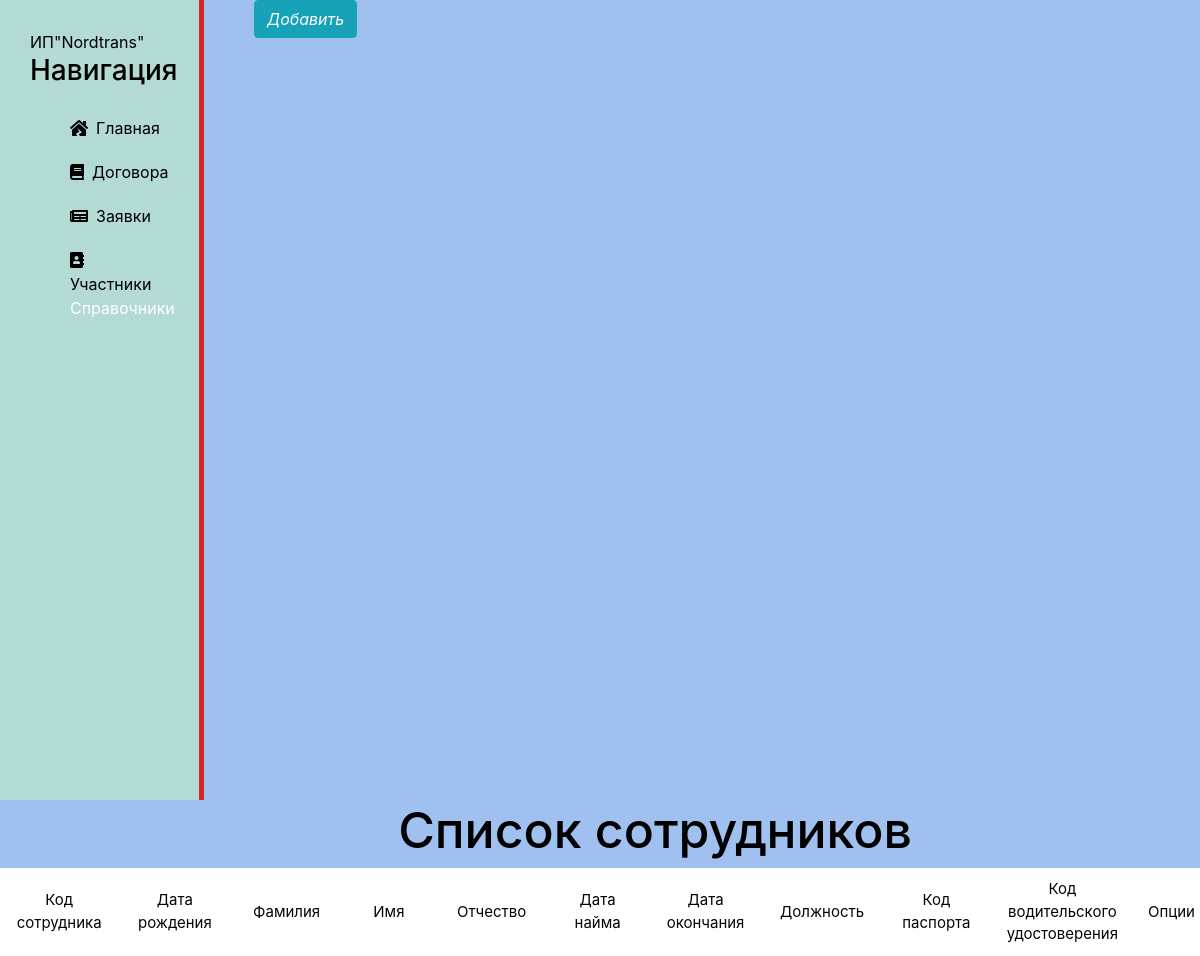
The app's page /gruzi/sprsotr, older data.
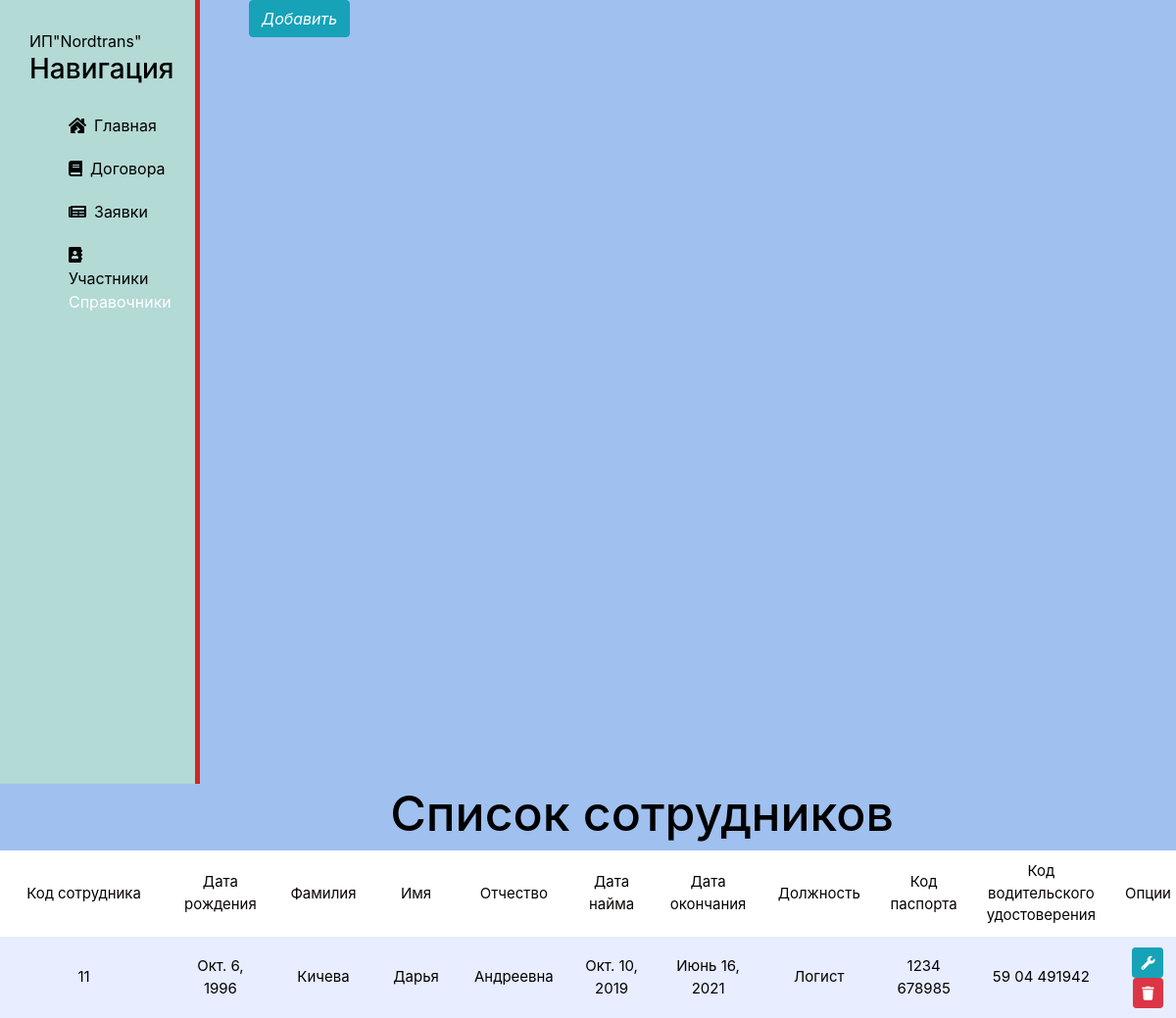
The same page, newer data.
### gruzi/models.py (models this page shows, shortened)
class SprSotr(models.Model):
    kod_sotr = models.CharField('Код сотрудника', max_length=100)
    daterogd = models.DateField()
    fam = models.CharField(max_length=50)
    name = models.CharField(max_length=50)
    otch = models.CharField(max_length=50)
    datenaim = models.DateField()
    dateokonch = models.DateField(null=True)
    dolgn = models.CharField(max_length=50)
    pasport = models.CharField(max_length=50)
    vodud = models.CharField(max_length=50)
    class Meta:
        verbose_name = 'Сотрудник'
        verbose_name_plural = 'Сотрудники'

### gruzi/views.py (the view)
# urls.py: path('sprsotr', views.sprsotr, name='sprsotr'),
def sprsotr(request):
    gruzi = SprSotr.objects.all()
    return render(request, 'gruzi/sprsotr.html', {'gruzi': gruzi})

### gruzi/templates/gruzi/sprsotr.html (shortened to what this page needs)
{% extends 'main/layout.html' %}
{% block content %}
<div style='float:left; font-size: 15px' class="features">
    <h1>Список сотрудников</h1>
    <table id="table_id" class="display">
        <thead>
        <tr>
            <th scope="col">Код сотрудника</th>
            <th scope="col">Дата рождения</th>
            <th scope="col">Фамилия</th>
            <th scope="col">Имя</th>
            <th scope="col">Отчество</th>
            <th scope="col">Дата найма</th>
            <th scope="col">Дата окончания</th>
            <th scope="col">Должность</th>
            <th scope="col">Код паспорта</th>
            <th scope="col">Код водительского удостоверения</th>
            <th scope="col">Опции</th>
        </tr>
        </thead>
        {% for el in gruzi %}
            <tr>
                <td>{{ el.kod_sotr }}</td>
                <td>{{ el.daterogd }}</td>
                <td>{{ el.fam }}</td>
                <td>{{ el.name }}</td>
                <td>{{ el.otch }}</td>
                <td>{{ el.datenaim }}</td>
                <td>{{ el.dateokonch }}</td>
                <td>{{ el.dolgn }}</td>
                <td>{{ el.pasport }}</td>
                <td>{{ el.vodud }}</td>
                <td><a class="btn btn-info btn-sm"><i class="fa fa-wrench"></i></a>
                  <a  class="btn btn-danger btn-sm"><i class="fa fa-trash"></i></a>
                </td>
            </tr>
        {% endfor %}
    </table>
</div>
<a style="margin-left: 50px" href="" class="btn btn-info"><i class="">Добавить</i></a></li>
{% endblock %}

Row changes from the older to the newer data that the page shows:
added SprSotr: kod_sotr "11", daterogd "Окт. 6, 1996", fam "Кичева", name "Дарья", otch "Андреевна", datenaim "Окт. 10, 2019", dateokonch "Июнь 16, 2021", dolgn "Логист", pasport "1234 678985", vodud "59 04 491942"
